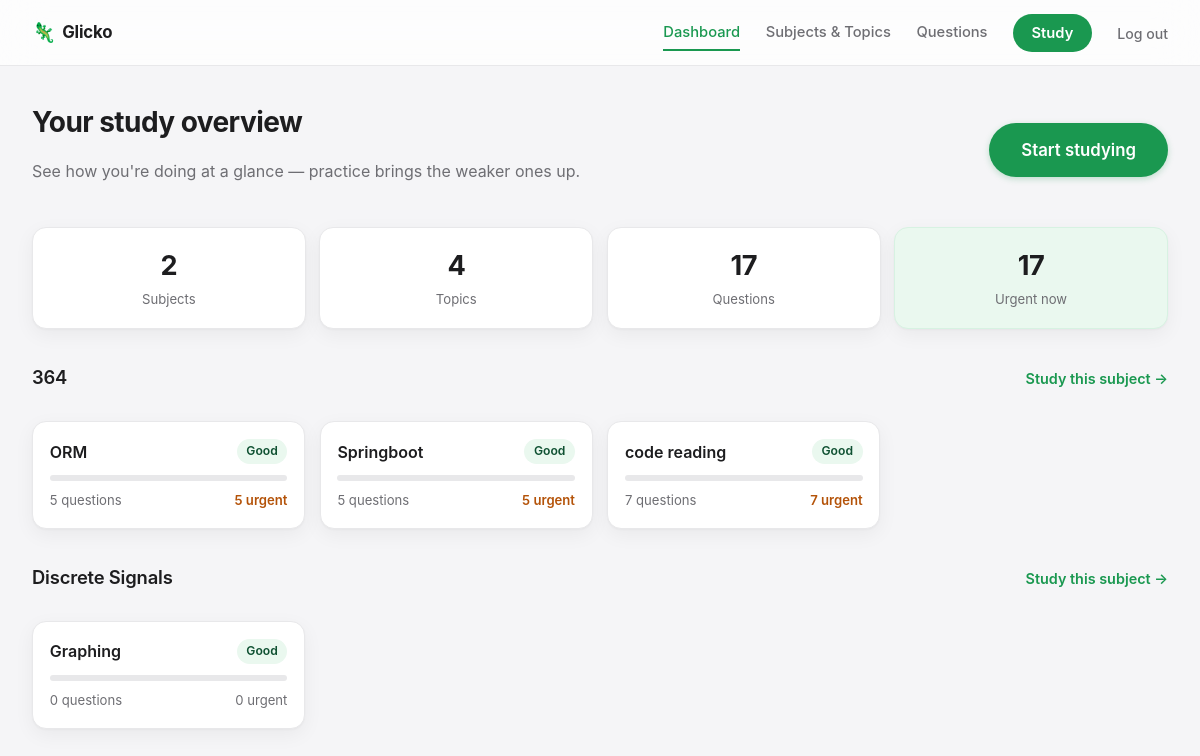
Screenshot of / (signed in) with the database file from the repository.
### tables this page shows
CREATE TABLE subjects (
    id INTEGER PRIMARY KEY AUTOINCREMENT,
    user_id INTEGER REFERENCES users(id) ON DELETE CASCADE,
    name TEXT NOT NULL,
    UNIQUE(user_id, name)
);

CREATE TABLE topics (
    id INTEGER PRIMARY KEY AUTOINCREMENT,
    subject_id INTEGER NOT NULL REFERENCES subjects(id) ON DELETE CASCADE,
    name TEXT NOT NULL,
    rating REAL NOT NULL DEFAULT 1500,
    rd REAL NOT NULL DEFAULT 350,
    last_update TEXT,
    pending_results TEXT NOT NULL DEFAULT '[]',
    UNIQUE(subject_id, name)
);

### app.py (the view)
@app.route('/')
@login_required
def dashboard():
    uid = session['user_id']
    conn = db.get_db()
    subjects = conn.execute("SELECT * FROM subjects WHERE user_id = ? ORDER BY name", (uid,)).fetchall()
    subject_data = []
    total_topics = total_questions = total_due = 0
    for s in subjects:
        topics = conn.execute("SELECT * FROM topics WHERE subject_id = ? ORDER BY name", (s['id'],)).fetchall()
        topic_rows = []
        for t in topics:
            qcount = conn.execute("SELECT COUNT(*) c FROM questions WHERE topic_id = ?", (t['id'],)).fetchone()['c']
            due = topic_due_count(conn, t['id'])
            total_topics += 1
            total_questions += qcount
            total_due += due
            pct = min(100, max(0, (t['rating'] - 1000) / 10))
            topic_rows.append({'row': t, 'qcount': qcount, 'due': due, 'pct': pct})
        subject_data.append({'row': s, 'topics': topic_rows})
    conn.close()
    return render_template(
        'dashboard.html',
        subject_data=subject_data,
        total_subjects=len(subjects),
        total_topics=total_topics,
        total_questions=total_questions,
        total_due=total_due,
    )

### app.py (called while the page is built)
def topic_due_count(conn, topic_id):
    now_iso = datetime.utcnow().isoformat()
    row = conn.execute(
        "SELECT COUNT(*) c FROM questions WHERE topic_id = ? AND (next_eligible IS NULL OR next_eligible <= ?)",
        (topic_id, now_iso)
    ).fetchone()
    return row['c']

### auth.py (called while the page is built)
def login_required(view):
    @wraps(view)
    def wrapped(*args, **kwargs):
        if not session.get('user_id'):
            return redirect(url_for('login', next=request.path))
        return view(*args, **kwargs)
    return wrapped

### db.py (called while the page is built)
def get_db():
    conn = sqlite3.connect(DB_PATH)
    conn.row_factory = sqlite3.Row
    conn.execute("PRAGMA foreign_keys = ON")
    return conn

### labels.py (called while the page is built)
def rating_label(rating):
    for lo, hi, label, css in TIERS:
        if lo <= rating < hi:
            return label, css
    return "Excellent", "tier-excellent"

### templates/dashboard.html (shortened to what this page needs)
{% extends "base.html" %} {% block title %}Dashboard · Glicko{% endblock %} {%
block content %}
<div class="hero">
  <div>
    <h1>Your study overview</h1>
    <p class="muted">
      See how you're doing at a glance — practice brings the weaker ones up.
    </p>
  </div>
  <a href="{{ url_for('study_setup') }}" class="btn btn-primary btn-lg"
    >Start studying</a
  >
</div>
<div class="stat-row">
  <div class="stat-card">
    <div class="stat-num">{{ total_subjects }}</div>
    <div class="stat-label">Subjects</div>
  </div>
  <div class="stat-card">
    <div class="stat-num">{{ total_topics }}</div>
    <div class="stat-label">Topics</div>
  </div>
  <div class="stat-card">
    <div class="stat-num">{{ total_questions }}</div>
    <div class="stat-label">Questions</div>
  </div>
  <div class="stat-card highlight">
    <div class="stat-num">{{ total_due }}</div>
    <div class="stat-label">Urgent now</div>
  </div>
</div>
 {% for s in subject_data %}
<section class="subject-block">
  <div class="subject-header">
    <h2>{{ s.row.name }}</h2>
    <a
      href="{{ url_for('study_quickstart', subject_id=s.row.id) }}"
      class="link-btn"
      >Study this subject →</a
    >
  </div>
  {% if not s.topics %}
  <p class="muted small">
    No topics yet — add one from the Subjects &amp; Topics page.
  </p>
  {% else %}
  <div class="topic-grid">
    {% for t in s.topics %}
    <div class="topic-card">
      <div class="topic-card-head">
        <span class="topic-name">{{ t.row.name }}</span>
        <span class="rating-pill {{ rating_label(t.row.rating)[1] }}"
          >{{ rating_label(t.row.rating)[0] }}</span
        >
      </div>
      <div class="rating-bar">
      </div>
      <div class="topic-card-foot">
        <span>{{ t.qcount }} question{{ 's' if t.qcount != 1 }}</span>
        <span class="{{ 'urgent-badge' if t.due > 0 }}"
          >{{ t.due }} urgent</span
        >
      </div>
    </div>
    {% endfor %}
  </div>
  {% endif %}
</section>
{% endfor %} {% endblock %}

### static/style.css (style rules this page uses)
:root { --bg: #f5f5f7; --card: #ffffff; --text: #1d1d1f; --muted: #6e6e73; --border: #e8e8ea; --primary: #1a9850; --primary-dark: #147a40; --primary-light: #eaf8ef; --primary-tint: #d7f2e2; --red: #d92d20; --amber: #b45309; --green-deep: #0f5132; --radius-lg: 20px; --radius-md: 14px; --radius-sm: 10px; --shadow-card: 0 1px 2px rgba(0, 0, 0, 0.03), 0 6px 20px rgba(0, 0, 0, 0.05); --shadow-pop: 0 4px 10px rgba(0, 0, 0, 0.06), 0 14px 36px rgba(0, 0, 0, 0.08); }
* { box-sizing: border-box; }
body { margin: 0; font-family: -apple-system, BlinkMacSystemFont, "SF Pro Text", "Inter", sans-serif; background: var(--bg); color: var(--text); line-height: 1.5; -webkit-font-smoothing: antialiased; }
h1 { font-size: 1.75rem; font-weight: 700; letter-spacing: -0.02em; margin: 0 0 0.3rem; }
h2 { font-size: 1.1rem; font-weight: 600; letter-spacing: -0.01em; margin: 0 0 1rem; }
.muted { color: var(--muted); }
.hero { display: flex; align-items: center; justify-content: space-between; gap: 1rem; margin-bottom: 1.7rem; flex-wrap: wrap; }
.stat-row { display: grid; grid-template-columns: repeat(4, 1fr); gap: 0.85rem; margin-bottom: 2.2rem; }
.stat-card { background: var(--card); border: 1px solid var(--border); border-radius: var(--radius-md); padding: 1.15rem; text-align: center; box-shadow: var(--shadow-card); }
.stat-card.highlight { background: var(--primary-light); border-color: var(--primary-tint); }
.stat-num { font-size: 1.7rem; font-weight: 700; letter-spacing: -0.02em; }
.stat-label { color: var(--muted); font-size: 0.82rem; margin-top: 0.2rem; }
.subject-block { margin-bottom: 2.2rem; }
.subject-header { display: flex; align-items: baseline; justify-content: space-between; margin-bottom: 0.85rem; }
.link-btn { color: var(--primary); font-weight: 600; font-size: 0.9rem; text-decoration: none; }
.topic-grid { display: grid; grid-template-columns: repeat(auto-fill, minmax(220px, 1fr)); gap: 0.9rem; }
.topic-card { background: var(--card); border: 1px solid var(--border); border-radius: var(--radius-md); padding: 1.05rem; box-shadow: var(--shadow-card); transition: transform 0.15s ease, box-shadow 0.15s ease; }
.topic-card-head { display: flex; justify-content: space-between; align-items: center; margin-bottom: 0.7rem; gap: 0.5rem; }
.topic-name { font-weight: 600; }
.topic-card-foot { display: flex; justify-content: space-between; font-size: 0.82rem; color: var(--muted); }
.urgent-badge { color: var(--amber); font-weight: 600; }
.rating-bar { height: 6px; background: var(--border); border-radius: 999px; overflow: hidden; margin-bottom: 0.65rem; }
.rating-pill { font-size: 0.76rem; font-weight: 600; padding: 0.2rem 0.6rem; border-radius: 999px; white-space: nowrap; }
.tier-good { color: var(--green-deep); background: var(--primary-light); }
.btn { display: inline-block; border: none; border-radius: 999px; padding: 0.65rem 1.3rem; font-weight: 600; font-size: 0.94rem; cursor: pointer; text-decoration: none; text-align: center; transition: transform 0.06s ease, background 0.15s ease, box-shadow 0.15s ease; }
.btn-primary { background: var(--primary); color: white; box-shadow: 0 2px 6px rgba(26, 152, 80, 0.25); }
.btn-lg { padding: 0.85rem 1.7rem; font-size: 1rem; }
h2 { font-size: 1.15rem; font-weight: 600; letter-spacing: -0.01em; margin: 0 0 1rem; }
.btn { display: inline-block; border: none; border-radius: 999px; padding: 0.65rem 1.3rem; font-weight: 600; cursor: pointer; text-decoration: none; text-align: center; }
.btn-primary { background: var(--primary); color: white; }
.btn-lg { padding: 0.9rem 2rem; font-size: 1.05rem; }
.rating-pill { font-size: 0.76rem; font-weight: 600; padding: 0.2rem 0.6rem; border-radius: 999px; }

### rows the page displays
subjects: row.name "364"
topics: row.name "ORM", rating "Good"
topics: row.name "Springboot", rating "Good"
topics: row.name "code reading", rating "Good"
subjects: row.name "Discrete Signals"
topics: row.name "Graphing", rating "Good"

### other values shown
{{ total_subjects }} "2"
{{ total_topics }} "4"
{{ total_questions }} "17"
{{ total_due }} "17"
{{ t.qcount }} "5" "5" "7" "0"
{{ 's' if t.qcount != 1 }} "s" "s" "s" "s"
{{ t.due }} "5" "5" "7" "0"
